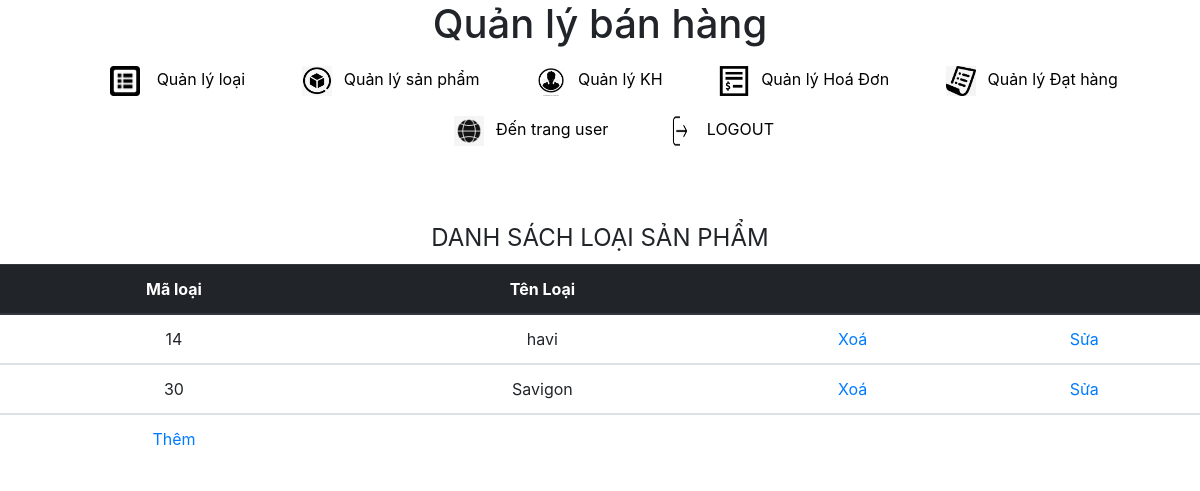
The app's page /admin/?act=loai (signed in) with its own data.
### tables this page shows
CREATE TABLE `loaisp` (
  `maLoai` int(11) NOT NULL,
  `tenLoai` varchar(50) NOT NULL
);

### admin/loaisp/show_type.php (the view, shortened to what this page needs)
<!DOCTYPE html>
<html lang="en">
<head>
    <link rel="stylesheet" href="https://maxcdn.bootstrapcdn.com/bootstrap/4.0.0/css/bootstrap.min.css">
</head>
<body>
    <?PHP
    $sql = "select * from loaisp";
    $r = $db->query($sql);
    ?>
    <form action="" method="post" style="text-align:center; ">
        <table class="table" >
            <BR></BR>
            <legend>DANH SÁCH LOẠI SẢN PHẨM</legend>
            <thead class="thead-dark">
                <tr>
                    <th scope="col">Mã loại</th>
                    <th scope="col">Tên Loại</th>
                    <th scope="col"></th>
                    <th scope="col"></th>
                </tr>
            </thead>
            <?PHP
            while ($row = $r->fetch())
            {
            ?>
                <tbody>
                    <tr>
                        <td> <?PHP echo $row[0]; ?></td>
                        <td> <?PHP echo $row[1]; ?></td>
                        <td>
                            <?PHP
                            echo "<a href='?act=loai&xoa= $row[0]'> Xoá </a>";
                            ?>
                        </td>
                        <td>
                            <?PHP
                            echo "<a href='?act=loai&sua= $row[0]'>Sửa</a>"
                            ?>
                        </td>
                    </tr>
                </tbody>
            <?PHP  } ?>
            <tbody>
                <tr>
                    <td><a href="?act=loai&them=add">Thêm</a></td>
                </tr>
            </tbody>
        </table>
    </form>
</body>
</html>

### records on screen
loaisp: maLoai "14", tenLoai "havi"
loaisp: maLoai "30", tenLoai "Savigon"
